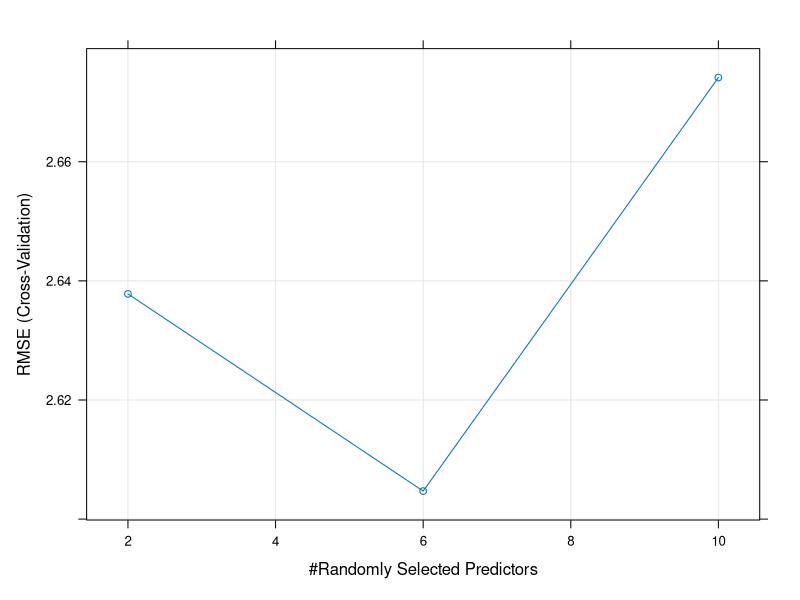

Source code (R):
install.packages("caret")
install.packages("randomForest")
library(caret)
library(randomForest)# 安装和加载"caret""randomForest"包
data <- mtcars# 加载数据集
missing_values <- sum(is.na(mtcars))# 数据预处理 检查是否有缺失值
if (missing_values > 0) {
  cat("数据集中存在缺失值，缺失值数量为:", missing_values, "\n")
} else {
  cat("数据集中没有缺失值。\n")
}
features <- setdiff(names(data), "mpg")# 特征选择和可视化 将所有列（除了mpg以外）都作为特征进行选择
control <- trainControl(method="cv", number=5) 
set.seed(123)  # 模型训练和调优
model <- train(mpg ~ ., data=data, method="rf", trControl=control, tuneLength=3)# 模型评估
print(model)  # 模型详细信息
plot(model)   # 可视化模型
predictions <- predict(model, newdata=data)
rmse <- RMSE(predictions, data$mpg)
r_squared <- R2(predictions, data$mpg)
# 评估模型性能
cat("RMSE:", rmse, "\n")
cat("R-squared:", r_squared, "\n")
# 模型的性能指标
